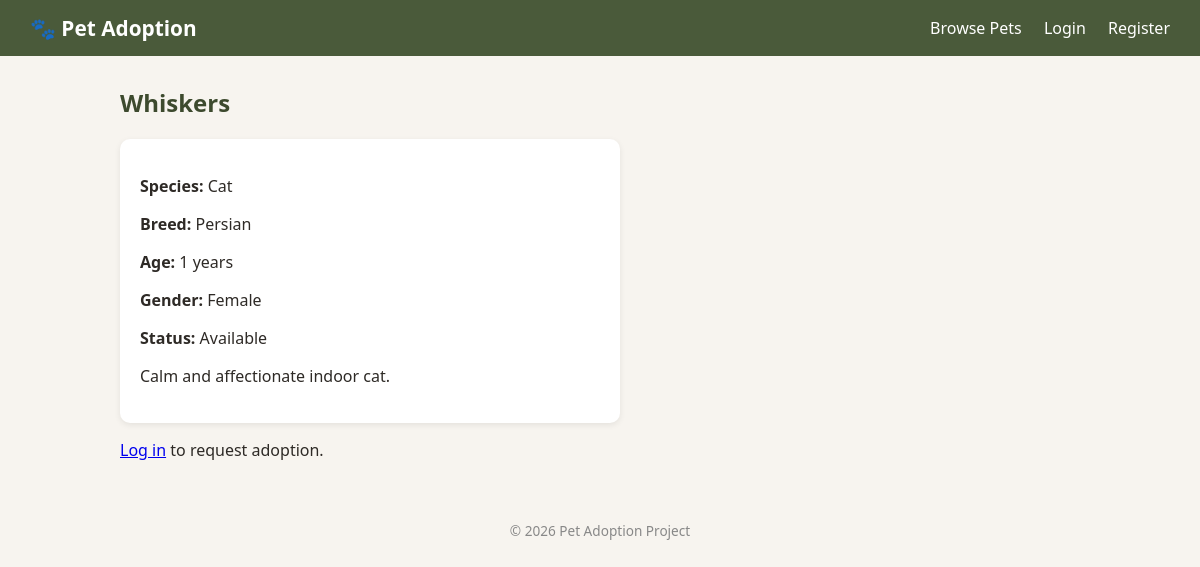
The page /pet_details.php?id=2 on the database its author committed.
### tables this page shows
CREATE TABLE IF NOT EXISTS pets (
    pet_id INT AUTO_INCREMENT PRIMARY KEY,
    name VARCHAR(50) NOT NULL,
    species VARCHAR(30) NOT NULL,        
    breed VARCHAR(50),
    age INT,
    gender ENUM('Male', 'Female') NOT NULL,
    description TEXT,
    image VARCHAR(255) DEFAULT 'no-image.jpg',
    status ENUM('available', 'pending', 'adopted') DEFAULT 'available',
    added_by INT,                         
    created_at TIMESTAMP DEFAULT CURRENT_TIMESTAMP,
    FOREIGN KEY (added_by) REFERENCES users(user_id) ON DELETE SET NULL
);

### pet_details.php (the view, shortened to what this page needs)
<?php
require "dbconnect.php";
$pet_id = isset($_GET['id']) ? (int)$_GET['id'] : 0;
$stmt = $conn->prepare("SELECT * FROM pets WHERE pet_id = ?");
$stmt->bind_param("i", $pet_id);
$stmt->execute();
$pet = $stmt->get_result()->fetch_assoc();
require "includes/header.php";
?>
<h2><?= htmlspecialchars($pet['name']) ?></h2>
<div class="pet-detail-card">
    <p><strong>Species:</strong> <?= htmlspecialchars($pet['species']) ?></p>
    <p><strong>Breed:</strong> <?= htmlspecialchars($pet['breed']) ?></p>
    <p><strong>Age:</strong> <?= (int)$pet['age'] ?> years</p>
    <p><strong>Gender:</strong> <?= htmlspecialchars($pet['gender']) ?></p>
    <p><strong>Status:</strong> <?= htmlspecialchars(ucfirst($pet['status'])) ?></p>
    <p><?= htmlspecialchars($pet['description']) ?></p>
</div>
<?php if ($pet['status'] === 'available'): ?>
    <?php if (isset($_SESSION['user_id'])): ?>
        <h3>Request to Adopt</h3>
        <form method="POST" class="form-card">
            <label>Why would you like to adopt <?= htmlspecialchars($pet['name']) ?>?</label>
            <textarea name="message" rows="4" required></textarea>
            <button type="submit">Submit Request</button>
        </form>
    <?php else: ?>
        <p><a href="login.php">Log in</a> to request adoption.</p>
    <?php endif; ?>
<?php else: ?>
    <p>This pet is currently <?= htmlspecialchars($pet['status']) ?> and not accepting new requests.</p>
<?php endif; ?>
<?php require "includes/footer.php"; ?>

### css/style.css (style rules this page uses)
* { box-sizing: border-box; }
body { font-family: "Segoe UI", Arial, sans-serif; margin: 0; background: #f7f4ef; color: #2e2a26; }
h2 { color: #3d4a2e; }
.pet-detail-card { background: #fff; border-radius: 10px; padding: 20px; box-shadow: 0 2px 6px rgba(0,0,0,0.08); max-width: 500px; }

### rows shown on the page
pets: name "Whiskers", species "Cat", breed "Persian", age "1", gender "Female", status "Available", description "Calm and affectionate indoor cat."
